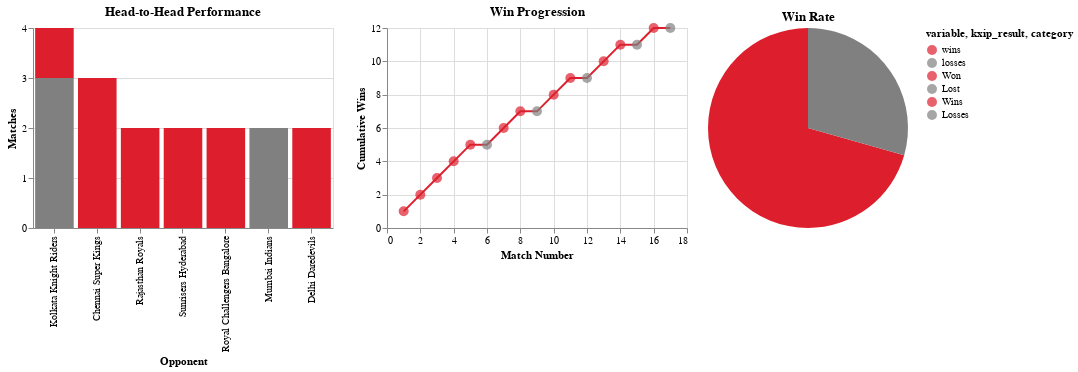

The notebook cell this image was saved under:
### Code cell
import pandas as pd
import numpy as np
import altair as alt
from datetime import datetime
import warnings
warnings.filterwarnings('ignore')

def preprocess_data():
    # Create opponent column
    opponents = []
    for idx, match in kxip_matches.iterrows():
        opponent = match['team2'] if match['team1'] == 'Kings XI Punjab' else match['team1']
        opponents.append(opponent)
    kxip_matches['opponent'] = opponents

    # Add match numbers and win details
    kxip_matches['match_number'] = range(1, len(kxip_matches) + 1)
    kxip_matches['cumulative_wins'] = (kxip_matches['winner'] == 'Kings XI Punjab').cumsum()
    kxip_matches['win_details'] = kxip_matches.apply(
        lambda x: f"{x['win_margin']} {x['win_type']}" if pd.notnull(x['win_type']) else "", axis=1
    )

    return kxip_matches

def create_h2h_stats(data):
    h2h_stats = pd.DataFrame({
        'opponent': data['opponent'].unique()
    })

    h2h_stats['matches'] = h2h_stats['opponent'].apply(
        lambda x: len(data[data['opponent'] == x])
    )
    h2h_stats['wins'] = h2h_stats['opponent'].apply(
        lambda x: len(data[(data['opponent'] == x) &
                          (data['winner'] == 'Kings XI Punjab')])
    )
    h2h_stats['losses'] = h2h_stats['matches'] - h2h_stats['wins']
    h2h_stats['win_rate'] = (h2h_stats['wins'] / h2h_stats['matches'] * 100).round(1)

    return h2h_stats

def create_visualizations(data, h2h_stats):
    # Head to Head Chart
    h2h_chart = alt.Chart(h2h_stats.melt(
        id_vars=['opponent', 'win_rate'],
        value_vars=['wins', 'losses']
    )).mark_bar().encode(
        x=alt.X('opponent:N', title='Opponent', sort='-y'),
        y=alt.Y('value:Q', title='Matches'),
        color=alt.Color('variable:N', scale=alt.Scale(
            domain=['wins', 'losses'],
            range=['#DD1F2D', '#808080']
        )),
        tooltip=['opponent', 'variable', 'value', 'win_rate']
    ).properties(
        width=300,
        height=200,
        title='Head-to-Head Performance'
    )

    # Progression Chart
    base_line = alt.Chart(data).mark_line(
        color='#DD1F2D'
    ).encode(
        x=alt.X('match_number:Q',
                title='Match Number',
                axis=alt.Axis(tickMinStep=1)),
        y=alt.Y('cumulative_wins:Q',
                title='Cumulative Wins',
                axis=alt.Axis(tickMinStep=1))
    )

    points = alt.Chart(data).mark_circle(size=100).encode(
        x='match_number:Q',
        y='cumulative_wins:Q',
        color=alt.Color('kxip_result:N', scale=alt.Scale(
            domain=['Won', 'Lost'],
            range=['#DD1F2D', '#808080']
        )),
        tooltip=['date', 'opponent', 'winner', 'win_details']
    )

    progression_chart = (base_line + points).properties(
        width=300,
        height=200,
        title='Win Progression'
    )

    # Win Rate Pie Chart
    win_rate = len(data[data['kxip_result'] == 'Won']) / len(data) * 100
    pie_data = pd.DataFrame({
        'category': ['Wins', 'Losses'],
        'value': [win_rate, 100-win_rate],
        'percentage': [f"{win_rate:.1f}%", f"{(100-win_rate):.1f}%"]
    })

    pie_chart = alt.Chart(pie_data).mark_arc().encode(
        theta=alt.Theta(field='value', type='quantitative'),
        color=alt.Color('category:N', scale=alt.Scale(
            domain=['Wins', 'Losses'],
            range=['#DD1F2D', '#808080']
        )),
        tooltip=['category', 'percentage']
    ).properties(
        width=200,
        height=200,
        title='Win Rate'
    )

    return h2h_chart, progression_chart, pie_chart

def run_analysis():
    # Process data
    processed_data = preprocess_data()
    h2h_stats = create_h2h_stats(processed_data)

    # Create visualizations
    h2h_chart, progression_chart, pie_chart = create_visualizations(processed_data, h2h_stats)

    # Combine charts horizontally
    combined_chart = alt.hconcat(h2h_chart, progression_chart, pie_chart)

    # Print statistics
    print("Season Summary Statistics:")
    print(f"Total Matches: {len(processed_data)}")
    print(f"Wins: {len(processed_data[processed_data['kxip_result'] == 'Won'])}")
    print(f"Win Rate: {(len(processed_data[processed_data['kxip_result'] == 'Won']) / len(processed_data) * 100):.1f}%")
    print("\nHead-to-Head Statistics:")
    print(h2h_stats.sort_values('wins', ascending=False).to_string(index=False))

    return combined_chart

# Execute analysis and display results
final_visualization = run_analysis()
final_visualization

### Figure 1 — Vega-Lite specification as saved in the notebook (floating-point values rounded to 4 significant figures)
{"config": {"view": {"continuousWidth": 300, "continuousHeight": 300}}, "hconcat": [{"data": {"name": "data-855a5e25b3e9c5b8ca5975104447ab9a"}, "mark": {"type": "bar"}, "encoding": {"color": {"field": "variable", "scale": {"domain": ["wins", "losses"], "range": ["#DD1F2D", "#808080"]}, "type": "nominal"}, "tooltip": [{"field": "opponent", "type": "nominal"}, {"field": "variable", "type": "nominal"}, {"field": "value", "type": "quantitative"}, {"field": "win_rate", "type": "quantitative"}], "x": {"field": "opponent", "sort": "-y", "title": "Opponent", "type": "nominal"}, "y": {"field": "value", "title": "Matches", "type": "quantitative"}}, "height": 200, "title": "Head-to-Head Performance", "width": 300}, {"layer": [{"mark": {"type": "line", "color": "#DD1F2D"}, "encoding": {"x": {"axis": {"tickMinStep": 1}, "field": "match_number", "title": "Match Number", "type": "quantitative"}, "y": {"axis": {"tickMinStep": 1}, "field": "cumulative_wins", "title": "Cumulative Wins", "type": "quantitative"}}}, {"mark": {"type": "circle", "size": 100}, "encoding": {"color": {"field": "kxip_result", "scale": {"domain": ["Won", "Lost"], "range": ["#DD1F2D", "#808080"]}, "type": "nominal"}, "tooltip": [{"field": "date", "type": "temporal"}, {"field": "opponent", "type": "nominal"}, {"field": "winner", "type": "nominal"}, {"field": "win_details", "type": "nominal"}], "x": {"field": "match_number", "type": "quantitative"}, "y": {"field": "cumulative_wins", "type": "quantitative"}}}], "data": {"name": "data-f037fde6f362fc877d32056c6180fd7b"}, "height": 200, "title": "Win Progression", "width": 300}, {"data": {"name": "data-c41412e8ae7ea394854188c451a02e46"}, "mark": {"type": "arc"}, "encoding": {"color": {"field": "category", "scale": {"domain": ["Wins", "Losses"], "range": ["#DD1F2D", "#808080"]}, "type": "nominal"}, "theta": {"field": "value", "type": "quantitative"}, "tooltip": [{"field": "category", "type": "nominal"}, {"field": "percentage", "type": "nominal"}]}, "height": 200, "title": "Win Rate", "width": 200}], "$schema": "https://vega.github.io/schema/vega-lite/v5.20.1.json", "datasets": {"data-855a5e25b3e9c5b8ca5975104447ab9a": [{"opponent": "Chennai Super Kings", "win_rate": 100.0, "variable": "wins", "value": 3}, {"opponent": "Rajasthan Royals", "win_rate": 100.0, "variable": "wins", "value": 2}, {"opponent": "Sunrisers Hyderabad", "win_rate": 100.0, "variable": "wins", "value": 2}, {"opponent": "Kolkata Knight Riders", "win_rate": 25.0, "variable": "wins", "value": 1}, {"opponent": "Royal Challengers Bangalore", "win_rate": 100.0, "variable": "wins", "value": 2}, {"opponent": "Mumbai Indians", "win_rate": 0.0, "variable": "wins", "value": 0}, {"opponent": "Delhi Daredevils", "win_rate": 100.0, "variable": "wins", "value": 2}, {"opponent": "Chennai Super Kings", "win_rate": 100.0, "variable": "losses", "value": 0}, {"opponent": "Rajasthan Royals", "win_rate": 100.0, "variable": "losses", "value": 0}, {"opponent": "Sunrisers Hyderabad", "win_rate": 100.0, "variable": "losses", "value": 0}, {"opponent": "Kolkata Knight Riders", "win_rate": 25.0, "variable": "losses", "value": 3}, {"opponent": "Royal Challengers Bangalore", "win_rate": 100.0, "variable": "losses", "value": 0}, {"opponent": "Mumbai Indians", "win_rate": 0.0, "variable": "losses", "value": 2}, {"opponent": "Delhi Daredevils", "win_rate": 100.0, "variable": "losses", "value": 0}], "data-f037fde6f362fc877d32056c6180fd7b": [{"match_id": 729283, "competition": "IPL", "match_type": "T20", "venue": "Sheikh Zayed Stadium", "city": "Abu Dhabi", "date": "2014-04-18T00:00:00", "match_time": "A", "toss_winner": "Chennai Super Kings", "toss_decision": "bat", "winner": "Kings XI Punjab", "win_type": "wickets", "win_margin": 6, "team1": "Chennai Super Kings", "team2": "Kings XI Punjab", "player_of_match": "GJ Maxwell", "kxip_result": "Won", "opponent": "Chennai Super Kings", "match_number": 1, "cumulative_wins": 1, "win_details": "6 wickets"}, {"match_id": 729291, "competition": "IPL", "match_type": "T20", "venue": "Sharjah Cricket Stadium", "city": "Sharjah", "date": "2014-04-20T00:00:00", "match_time": "N", "toss_winner": "Kings XI Punjab", "toss_decision": "field", "winner": "Kings XI Punjab", "win_type": "wickets", "win_margin": 7, "team1": "Rajasthan Royals", "team2": "Kings XI Punjab", "player_of_match": "GJ Maxwell", "kxip_result": "Won", "opponent": "Rajasthan Royals", "match_number": 2, "cumulative_wins": 2, "win_details": "7 wickets"}, {"match_id": 729295, "competition": "IPL", "match_type": "T20", "venue": "Sharjah Cricket Stadium", "city": "Sharjah", "date": "2014-04-22T00:00:00", "match_time": "N", "toss_winner": "Sunrisers Hyderabad", "toss_decision": "field", "winner": "Kings XI Punjab", "win_type": "runs", "win_margin": 72, "team1": "Kings XI Punjab", "team2": "Sunrisers Hyderabad", "player_of_match": "GJ Maxwell", "kxip_result": "Won", "opponent": "Sunrisers Hyderabad", "match_number": 3, "cumulative_wins": 3, "win_details": "72 runs"}, {"match_id": 729307, "competition": "IPL", "match_type": "T20", "venue": "Sheikh Zayed Stadium", "city": "Abu Dhabi", "date": "2014-04-26T00:00:00", "match_time": "N", "toss_winner": "Kolkata Knight Riders", "toss_decision": "field", "winner": "Kings XI Punjab", "win_type": "runs", "win_margin": 23, "team1": "Kolkata Knight Riders", "team2": "Kings XI Punjab", "player_of_match": "Sandeep Sharma", "kxip_result": "Won", "opponent": "Kolkata Knight Riders", "match_number": 4, "cumulative_wins": 4, "win_details": "23 runs"}, {"match_id": 729313, "competition": "IPL", "match_type": "T20", "venue": "Dubai International Cricket Stadium", "city": "Dubai", "date": "2014-04-28T00:00:00", "match_time": "N", "toss_winner": "Kings XI Punjab", "toss_decision": "field", "winner": "Kings XI Punjab", "win_type": "wickets", "win_margin": 5, "team1": "Kings XI Punjab", "team2": "Royal Challengers Bangalore", "player_of_match": "Sandeep Sharma", "kxip_result": "Won", "opponent": "Royal Challengers Bangalore", "match_number": 5, "cumulative_wins": 5, "win_details": "5 wickets"}, {"match_id": 733973, "competition": "IPL", "match_type": "T20", "venue": "Wankhede Stadium", "city": "Mumbai", "date": "2014-05-03T00:00:00", "match_time": "A", "toss_winner": "Kings XI Punjab", "toss_decision": "bat", "winner": "Mumbai Indians", "win_type": "wickets", "win_margin": 5, "team1": "Mumbai Indians", "team2": "Kings XI Punjab", "player_of_match": "CJ Anderson", "kxip_result": "Lost", "opponent": "Mumbai Indians", "match_number": 6, "cumulative_wins": 5, "win_details": "5 wickets"}, {"match_id": 733987, "competition": "IPL", "match_type": "T20", "venue": "Barabati Stadium", "city": "Cuttack", "date": "2014-05-07T00:00:00", "match_time": "N", "toss_winner": "Chennai Super Kings", "toss_decision": "field", "winner": "Kings XI Punjab", "win_type": "runs", "win_margin": 44, "team1": "Kings XI Punjab", "team2": "Chennai Super Kings", "player_of_match": "GJ Maxwell", "kxip_result": "Won", "opponent": "Chennai Super Kings", "match_number": 7, "cumulative_wins": 6, "win_details": "44 runs"}, {"match_id": 733991, "competition": "IPL", "match_type": "T20", "venue": "M Chinnaswamy Stadium", "city": "Bangalore", "date": "2014-05-09T00:00:00", "match_time": "N", "toss_winner": "Royal Challengers Bangalore", "toss_decision": "field", "winner": "Kings XI Punjab", "win_type": "runs", "win_margin": 32, "team1": "Royal Challengers Bangalore", "team2": "Kings XI Punjab", "player_of_match": "Sandeep Sharma", "kxip_result": "Won", "opponent": "Royal Challengers Bangalore", "match_number": 8, "cumulative_wins": 7, "win_details": "32 runs"}, {"match_id": 733997, "competition": "IPL", "match_type": "T20", "venue": "Barabati Stadium", "city": "Cuttack", "date": "2014-05-11T00:00:00", "match_time": "A", "toss_winner": "Kolkata Knight Riders", "toss_decision": "field", "winner": "Kolkata Knight Riders", "win_type": "wickets", "win_margin": 9, "team1": "Kings XI Punjab", "team2": "Kolkata Knight Riders", "player_of_match": "G Gambhir", "kxip_result": "Lost", "opponent": "Kolkata Knight Riders", "match_number": 9, "cumulative_wins": 7, "win_details": "9 wickets"}, {"match_id": 734007, "competition": "IPL", "match_type": "T20", "venue": "Rajiv Gandhi International Stadium, Uppal", "city": "Hyderabad", "date": "2014-05-14T00:00:00", "match_time": "A", "toss_winner": "Kings XI Punjab", "toss_decision": "field", "winner": "Kings XI Punjab", "win_type": "wickets", "win_margin": 6, "team1": "Sunrisers Hyderabad", "team2": "Kings XI Punjab", "player_of_match": "WP Saha", "kxip_result": "Won", "opponent": "Sunrisers Hyderabad", "match_number": 10, "cumulative_wins": 8, "win_details": "6 wickets"}, {"match_id": 734019, "competition": "IPL", "match_type": "T20", "venue": "Feroz Shah Kotla", "city": "Delhi", "date": "2014-05-19T00:00:00", "match_time": "N", "toss_winner": "Kings XI Punjab", "toss_decision": "field", "winner": "Kings XI Punjab", "win_type": "wickets", "win_margin": 4, "team1": "Delhi Daredevils", "team2": "Kings XI Punjab", "player_of_match": "AR Patel", "kxip_result": "Won", "opponent": "Delhi Daredevils", "match_number": 11, "cumulative_wins": 9, "win_details": "4 wickets"}, {"match_id": 734025, "competition": "IPL", "match_type": "T20", "venue": "Punjab Cricket Association Stadium, Mohali", "city": "Chandigarh", "date": "2014-05-21T00:00:00", "match_time": "N", "toss_winner": "Mumbai Indians", "toss_decision": "field", "winner": "Mumbai Indians", "win_type": "wickets", "win_margin": 7, "team1": "Kings XI Punjab", "team2": "Mumbai Indians", "player_of_match": "LMP Simmons", "kxip_result": "Lost", "opponent": "Mumbai Indians", "match_number": 12, "cumulative_wins": 9, "win_details": "7 wickets"}, {"match_id": 734033, "competition": "IPL", "match_type": "T20", "venue": "Punjab Cricket Association Stadium, Mohali", "city": "Chandigarh", "date": "2014-05-23T00:00:00", "match_time": "N", "toss_winner": "Rajasthan Royals", "toss_decision": "field", "winner": "Kings XI Punjab", "win_type": "runs", "win_margin": 16, "team1": "Kings XI Punjab", "team2": "Rajasthan Royals", "player_of_match": "SE Marsh", "kxip_result": "Won", "opponent": "Rajasthan Royals", "match_number": 13, "cumulative_wins": 10, "win_details": "16 runs"}, {"match_id": 734039, "competition": "IPL", "match_type": "T20", "venue": "Punjab Cricket Association Stadium, Mohali", "city": "Chandigarh", "date": "2014-05-25T00:00:00", "match_time": "A", "toss_winner": "Kings XI Punjab", "toss_decision": "field", "winner": "Kings XI Punjab", "win_type": "wickets", "win_margin": 7, "team1": "Kings XI Punjab", "team2": "Delhi Daredevils", "player_of_match": "M Vohra", "kxip_result": "Won", "opponent": "Delhi Daredevils", "match_number": 14, "cumulative_wins": 11, "win_details": "7 wickets"}, {"match_id": 734043, "competition": "IPL", "match_type": "T20", "venue": "Eden Gardens", "city": "Kolkata", "date": "2014-05-27T00:00:00", "match_time": "A", "toss_winner": "Kings XI Punjab", "toss_decision": "field", "winner": "Kolkata Knight Riders", "win_type": "runs", "win_margin": 28, "team1": "Kings XI Punjab", "team2": "Kolkata Knight Riders", "player_of_match": "UT Yadav", "kxip_result": "Lost", "opponent": "Kolkata Knight Riders", "match_number": 15, "cumulative_wins": 11, "win_details": "28 runs"}, {"match_id": 734047, "competition": "IPL", "match_type": "T20", "venue": "Wankhede Stadium", "city": "Mumbai", "date": "2014-05-30T00:00:00", "match_time": "N", "toss_winner": "Chennai Super Kings", "toss_decision": "field", "winner": "Kings XI Punjab", "win_type": "runs", "win_margin": 24, "team1": "Chennai Super Kings", "team2": "Kings XI Punjab", "player_of_match": "V Sehwag", "kxip_result": "Won", "opponent": "Chennai Super Kings", "match_number": 16, "cumulative_wins": 12, "win_details": "24 runs"}, {"match_id": 734049, "competition": "IPL", "match_type": "T20", "venue": "M Chinnaswamy Stadium", "city": "Bangalore", "date": "2014-06-01T00:00:00", "match_time": "N", "toss_winner": "Kolkata Knight Riders", "toss_decision": "field", "winner": "Kolkata Knight Riders", "win_type": "wickets", "win_margin": 3, "team1": "Kolkata Knight Riders", "team2": "Kings XI Punjab", "player_of_match": "MK Pandey", "kxip_result": "Lost", "opponent": "Kolkata Knight Riders", "match_number": 17, "cumulative_wins": 12, "win_details": "3 wickets"}], "data-c41412e8ae7ea394854188c451a02e46": [{"category": "Wins", "value": 70.59, "percentage": "70.6%"}, {"category": "Losses", "value": 29.41, "percentage": "29.4%"}]}}
